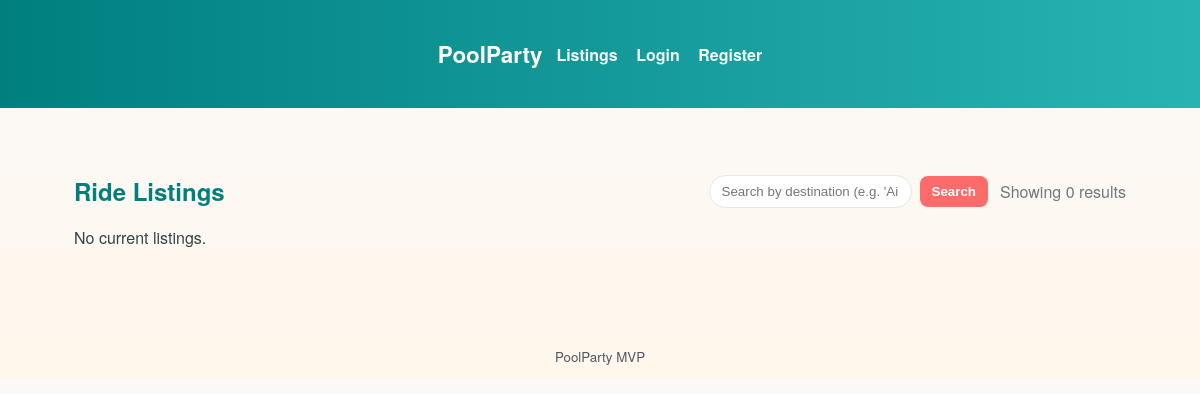
Page /listings on the earlier database version.
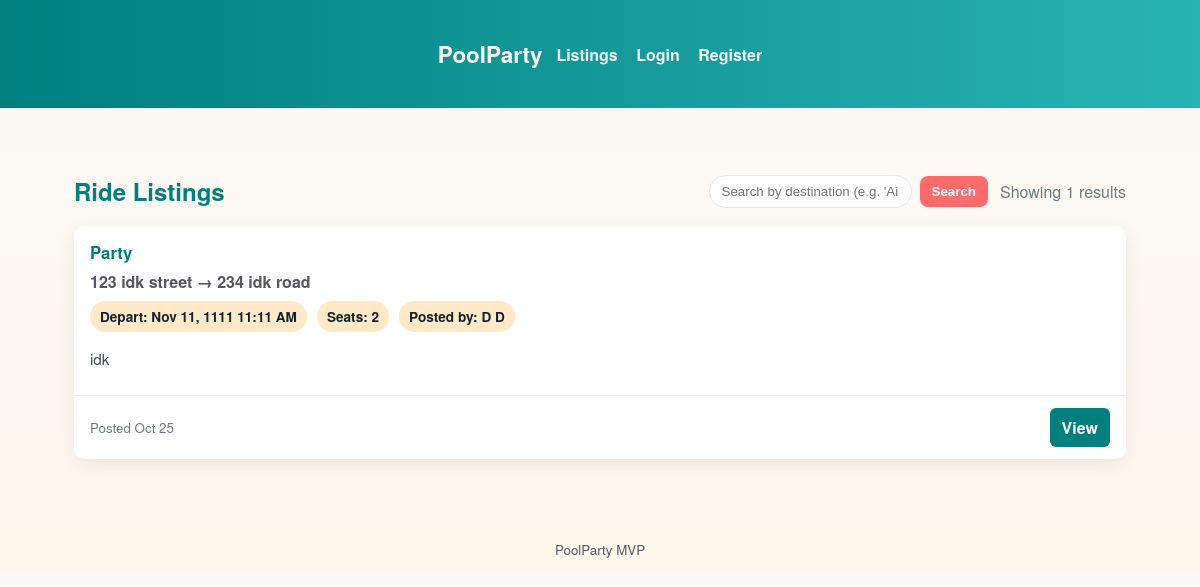
Same page on the later database version.
### app/models.py (models this page shows, shortened)
class Pool(db.Model):
    id = db.Column(db.Integer, primary_key=True)
    title = db.Column(db.String(140), nullable=False)
    origin = db.Column(db.String(140), nullable=False)
    destination = db.Column(db.String(140), nullable=False)
    depart_time = db.Column(db.DateTime, nullable=True)
    seats = db.Column(db.Integer, default=1)
    description = db.Column(db.Text)
    cancelled = db.Column(db.Boolean, default=False)
    created_at = db.Column(db.DateTime, default=datetime.utcnow)
    owner_id = db.Column(db.Integer, db.ForeignKey('user.id'))
    join_requests = db.relationship('JoinRequest', backref='pool', lazy='dynamic')
    rides = db.relationship('Ride', backref='pool', lazy='dynamic')

class User(UserMixin, db.Model):
    id = db.Column(db.Integer, primary_key=True)
    username = db.Column(db.String(64), unique=True, nullable=False)
    email = db.Column(db.String(120), unique=True, nullable=False)
    password = db.Column(db.String(128), nullable=False)
    full_name = db.Column(db.String(128))
    phone = db.Column(db.String(32))
    pickup_address = db.Column(db.String(255))
    pickup_notes = db.Column(db.Text)
    appearance = db.Column(db.String(255))
    created_at = db.Column(db.DateTime, default=datetime.utcnow)
    pools = db.relationship('Pool', backref='owner', lazy='dynamic')
    join_requests = db.relationship('JoinRequest', backref='requester', lazy='dynamic')

### app/main.py (the view)
@main_bp.route('/')
@main_bp.route('/listings')
def listings():
    q = request.args.get('q', type=str)
    try:
        if q:
            term = f"%{q}%"
            pools = Pool.query.filter(Pool.cancelled == False, Pool.destination.ilike(term)).order_by(Pool.depart_time.asc().nullsfirst()).all()
        else:
            pools = Pool.query.filter_by(cancelled=False).order_by(Pool.depart_time.asc().nullsfirst()).all()
    except OperationalError:
        if q:
            term = f"%{q}%"
            pools = Pool.query.filter(Pool.destination.ilike(term)).order_by(Pool.depart_time.asc().nullsfirst()).all()
        else:
            pools = Pool.query.order_by(Pool.depart_time.asc().nullsfirst()).all()
    return render_template('listings.html', pools=pools, q=q)

### app/templates/listings.html
{% extends 'base.html' %}
{% block content %}
  <div class="container">
    <div class="page-title">
      <h2>Ride Listings</h2>
      <div style="display:flex;gap:12px;align-items:center;">
        <form class="search-form" method="get" action="{{ url_for('main.listings') }}">
          <input class="search-input" name="q" placeholder="Search by destination (e.g. 'Airport')" value="{{ q or '' }}">
          <button class="search-btn" type="submit">Search</button>
        </form>
        <div class="muted">Showing {{ pools|length }} results</div>
      </div>
    </div>
    {% if pools %}
      <div class="listings-grid">
        {% for p in pools %}
          <article class="card">
            <div class="card-body">
              <div class="card-title">{{ p.title }}</div>
              <div class="card-route">{{ p.origin }} &rarr; {{ p.destination }}</div>
              <div class="card-meta">
                {% if p.depart_time %}
                  <div class="pill">Depart: {{ p.depart_time.strftime('%b %d, %Y %I:%M %p') }}</div>
                {% else %}
                  <div class="pill">Depart: TBD</div>
                {% endif %}
                <div class="pill">Seats: {{ p.seats }}</div>
                <div class="pill">Posted by: {{ (p.owner.full_name or p.owner.username) if p.owner else 'Unknown' }}</div>
              </div>
              {% if p.description %}
                <div class="card-desc">{{ p.description }}</div>
              {% endif %}
            </div>
            <div class="card-footer">
              <small class="muted">Posted {{ p.created_at.strftime('%b %d') }}</small>
              <a class="btn" href="{{ url_for('main.pool_detail', pool_id=p.id) }}">View</a>
            </div>
          </article>
        {% endfor %}
      </div>
    {% else %}
      <p>No current listings.</p>
    {% endif %}
  </div>
{% endblock %}

### app/templates/base.html (shortened to what this page needs)
<!doctype html>
<html lang="en">
  <head>
    <link rel="stylesheet" href="{{ url_for('static', filename='css/style.css') }}">
  </head>
  <body>
    <header>
      <div class="container" style="display:flex;justify-content:space-between;align-items:center;">
  <h1 class="site-title"><a href="{{ url_for('main.listings') }}">PoolParty</a></h1>
        <nav class="main-nav">
          <a href="{{ url_for('main.listings') }}">Listings</a>
          {% if current_user.is_authenticated %}
            <a href="{{ url_for('main.create_pool') }}">Create Pool</a>
            <a href="{{ url_for('auth.profile') }}">Profile</a>
            <a href="{{ url_for('main.manage') }}">Manage</a>
            <a href="{{ url_for('auth.logout') }}">Logout</a>
          {% else %}
            <a href="{{ url_for('auth.login') }}">Login</a>
            <a href="{{ url_for('auth.register') }}">Register</a>
          {% endif %}
        </nav>
      </div>
    </header>
    <main>
      <div class="container">
      {% block content %}{% endblock %}
      </div>
    </main>
    <footer>
      <small>PoolParty MVP</small>
    </footer>
  </body>
</html>

### app/static/css/style.css (style rules this page uses)
:root { --ocean-600: #007f7f; --ocean-400: #28b3b3; --sand-100: #fff7ec; --sand-300: #ffe9c6; --coral: #ff6b6b; --text: #123; --muted: #556; }
body { font-family: 'Helvetica Neue', Arial, sans-serif; margin: 0; padding: 0; color:var(--text); background: linear-gradient(180deg, #fbf9f7 0%, var(--sand-100) 100%); }
header { background: linear-gradient(90deg, var(--ocean-600), var(--ocean-400)); padding: 14px 24px; color: white; display:flex; justify-content:space-between; align-items:center; }
header h1 { margin: 0; font-size: 1.4rem; }
header h1 a { color: white; text-decoration: none; }
header nav a { color: rgba(255,255,255,0.95); margin-left: 14px; text-decoration: none; font-weight:600; }
.container { max-width: 1100px; margin: 0 auto; padding: 24px; }
main { padding: 18px 0; }
.page-title { display:flex; justify-content:space-between; align-items:center; gap:12px; margin-bottom:18px; }
.page-title h2 { margin:0; color:var(--ocean-600); }
.listings-grid { display:grid; grid-template-columns: repeat(auto-fit, minmax(260px, 1fr)); gap:18px; }
.card { background: white; border-radius: 10px; box-shadow: 0 6px 18px rgba(18,36,56,0.08); overflow: hidden; display:flex; flex-direction:column; transition: transform .14s ease, box-shadow .14s ease; }
.card-body { padding: 14px 16px; flex:1; display:flex; flex-direction:column; }
.card-title { font-size:1.05rem; font-weight:700; color:var(--ocean-600); margin-bottom:6px; }
.card-route { font-weight:600; color:var(--muted); margin-bottom:8px; }
.card-meta { display:flex; gap:10px; flex-wrap:wrap; font-size:0.92rem; color:#3b5566; margin-bottom:10px; }
.pill { background: var(--sand-300); color: var(--text); padding:6px 10px; border-radius:999px; font-weight:600; font-size:0.85rem; }
.card-desc { color:#3b4750; font-size:0.95rem; margin-top:6px; margin-bottom:12px; overflow: hidden; display:-webkit-box; -webkit-line-clamp:3; -webkit-box-orient:vertical; line-clamp:3; }
.card-footer { padding: 12px 16px; border-top: 1px solid #f1efe9; display:flex; justify-content:space-between; align-items:center; }
.btn { background: var(--ocean-600); color:white; padding:8px 12px; border-radius:6px; text-decoration:none; font-weight:700; }
footer { padding: 12px 20px; background: transparent; text-align:center; color:var(--muted); }
.muted { color:#6b7b80; }
.search-form { display:flex; gap:8px; align-items:center; }
.search-input { flex:1; padding:8px 12px; border-radius:999px; border:1px solid #e6e6e6; }
.search-btn { padding:8px 12px; border-radius:8px; background:var(--coral); color:white; font-weight:700; border:none; }
h2 { color: var(--ocean-600); margin-top:0; }
a { color:var(--ocean-600); }
.main-nav a { margin-left:14px; color:rgba(255,255,255,0.95); text-decoration:none; font-weight:600; }
.site-title { font-size:1.4rem; margin:0; }
.site-title a { color:white; text-decoration:none; }
.muted small, .muted { color:#6b7b80; }

Differences in the rows shown:
added Pool: title "Party", origin "123 idk street", destination "234 idk road", depart_time "Nov 11, 1111 11:11 AM", seats "2", description "idk", created_at "Oct 25"
now on this page (row unchanged): User: full_name "D D"
Other differences:
{{ pools|length }}: "0" → "1"
text no longer shown: "No current listings."
